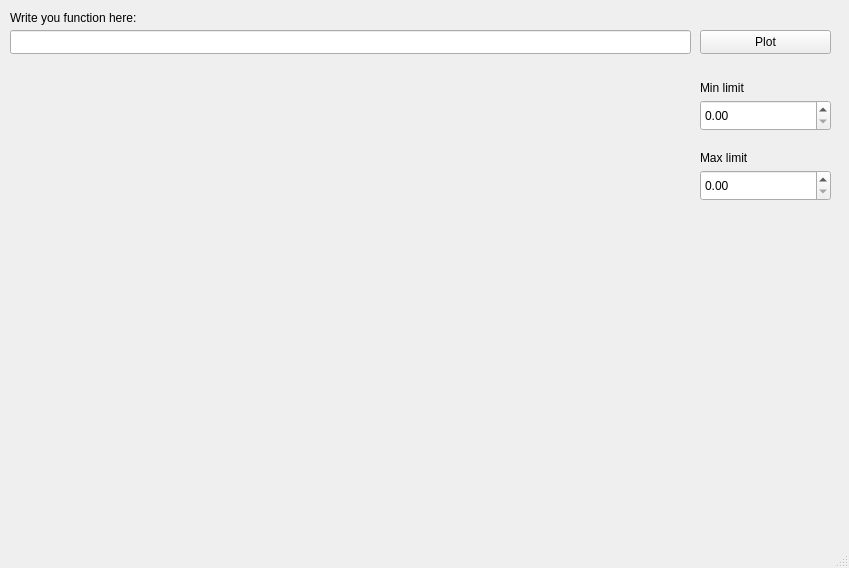
<?xml version="1.0" encoding="UTF-8"?>
<ui version="4.0">
 <class>MainWindow</class>
 <widget class="QMainWindow" name="MainWindow">
  <property name="geometry">
   <rect>
    <x>0</x>
    <y>0</y>
    <width>849</width>
    <height>568</height>
   </rect>
  </property>
  <property name="minimumSize">
   <size>
    <width>849</width>
    <height>568</height>
   </size>
  </property>
  <property name="maximumSize">
   <size>
    <width>849</width>
    <height>568</height>
   </size>
  </property>
  <property name="windowTitle">
   <string>FunctionPlotter</string>
  </property>
  <widget class="QWidget" name="centralwidget">
   <widget class="QCustomPlot" name="Plot" native="true">
    <property name="geometry">
     <rect>
      <x>10</x>
      <y>60</y>
      <width>681</width>
      <height>461</height>
     </rect>
    </property>
   </widget>
   <widget class="QLineEdit" name="FunctionLine">
    <property name="geometry">
     <rect>
      <x>10</x>
      <y>30</y>
      <width>681</width>
      <height>24</height>
     </rect>
    </property>
   </widget>
   <widget class="QLabel" name="label">
    <property name="geometry">
     <rect>
      <x>10</x>
      <y>10</y>
      <width>131</width>
      <height>16</height>
     </rect>
    </property>
    <property name="text">
     <string>Write you function here:</string>
    </property>
   </widget>
   <widget class="QPushButton" name="PlotBtn">
    <property name="geometry">
     <rect>
      <x>700</x>
      <y>30</y>
      <width>131</width>
      <height>24</height>
     </rect>
    </property>
    <property name="text">
     <string>Plot</string>
    </property>
   </widget>
   <widget class="QDoubleSpinBox" name="MinSpin">
    <property name="geometry">
     <rect>
      <x>700</x>
      <y>100</y>
      <width>131</width>
      <height>31</height>
     </rect>
    </property>
   </widget>
   <widget class="QLabel" name="label_2">
    <property name="geometry">
     <rect>
      <x>700</x>
      <y>80</y>
      <width>61</width>
      <height>16</height>
     </rect>
    </property>
    <property name="text">
     <string>Min limit</string>
    </property>
   </widget>
   <widget class="QLabel" name="label_3">
    <property name="geometry">
     <rect>
      <x>700</x>
      <y>150</y>
      <width>61</width>
      <height>16</height>
     </rect>
    </property>
    <property name="text">
     <string>Max limit</string>
    </property>
   </widget>
   <widget class="QDoubleSpinBox" name="MaxSpin">
    <property name="geometry">
     <rect>
      <x>700</x>
      <y>170</y>
      <width>131</width>
      <height>31</height>
     </rect>
    </property>
   </widget>
   <widget class="QLabel" name="ErrorLabel">
    <property name="geometry">
     <rect>
      <x>358</x>
      <y>0</y>
      <width>471</width>
      <height>20</height>
     </rect>
    </property>
    <property name="font">
     <font>
      <pointsize>11</pointsize>
     </font>
    </property>
    <property name="text">
     <string/>
    </property>
   </widget>
  </widget>
  <widget class="QMenuBar" name="menubar">
   <property name="geometry">
    <rect>
     <x>0</x>
     <y>0</y>
     <width>849</width>
     <height>21</height>
    </rect>
   </property>
  </widget>
  <widget class="QStatusBar" name="statusbar"/>
 </widget>
 <customwidgets>
  <customwidget>
   <class>QCustomPlot</class>
   <extends>QWidget</extends>
   <header>qcustomplot.h</header>
   <container>1</container>
  </customwidget>
 </customwidgets>
 <resources/>
 <connections/>
</ui>
